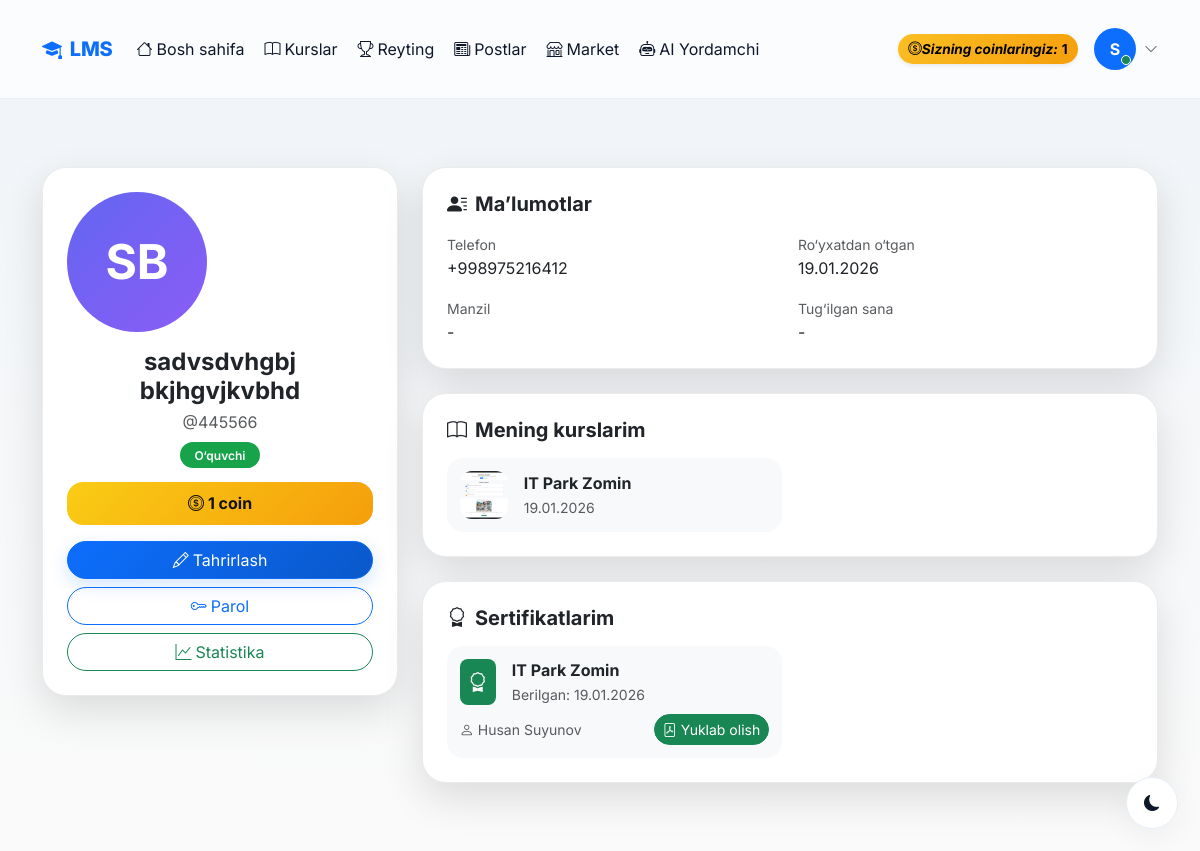
Before: /profile/ (signed in) with the older database file.
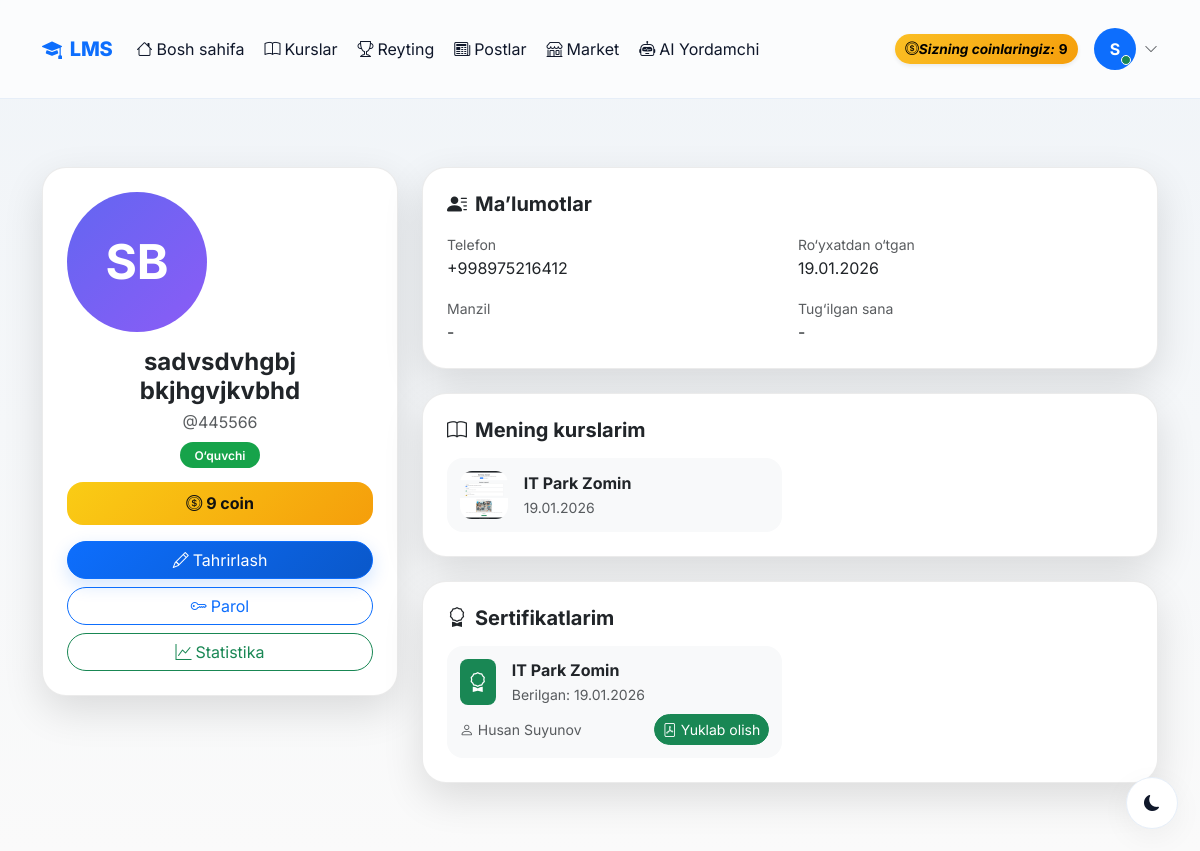
After: the same page with the newer database file.
### accounts/models.py (models this page shows, shortened)
class CustomUser(AbstractUser):
    ROLE_CHOICES = (
        ('admin', 'Admin'),
        ('teacher', 'O\'qituvchi'),
        ('student', 'O\'quvchi'),
    )
    first_name = models.CharField(max_length=100, verbose_name="Ism")
    last_name = models.CharField(max_length=100, verbose_name="Familiya")
    phone = models.CharField(max_length=20, unique=True, verbose_name="Telefon raqam")
    role = models.CharField(max_length=20, choices=ROLE_CHOICES, default='student', verbose_name="Rol")
    photo = models.ImageField(upload_to='profiles/', blank=True, null=True, verbose_name="Profil rasmi")
    profession = models.ForeignKey(Profession, on_delete=models.SET_NULL, null=True, blank=True, related_name='students', verbose_name="Yo'nalish")
    is_blocked = models.BooleanField(default=False, verbose_name="Bloklangan")
    last_activity = models.DateTimeField(null=True, blank=True, verbose_name="Oxirgi faollik")
    bio = models.TextField(blank=True, null=True, verbose_name="O'zi haqida")
    coins = models.IntegerField(default=0, verbose_name="Coinlar")
    total_online_time = models.IntegerField(default=0, verbose_name="Jami online vaqt (daqiqa)")
    address = models.CharField(max_length=300, blank=True, null=True, verbose_name="Yashash manzili")
    birth_date = models.DateField(null=True, blank=True, verbose_name="Tug'ilgan kuni")
    id_card = models.FileField(upload_to='documents/id_cards/', blank=True, null=True, verbose_name="ID karta/Pasport")
    birth_certificate = models.FileField(upload_to='documents/birth_certificates/', blank=True, null=True, verbose_name="Tug'ilganlik haqida guvohnoma")
    @property
    def is_admin(self):
        return self.role == 'admin'
    @property
    def is_teacher(self):
        return self.role == 'teacher'
    @property
    def full_name(self):
        return f"{self.first_name} {self.last_name}"
    def get_initials(self):
        first = self.first_name[0] if self.first_name else ''
        last = self.last_name[0] if self.last_name else ''
        return f"{first}{last}".upper()
    class Meta:
        verbose_name = "Foydalanuvchi"
        verbose_name_plural = "Foydalanuvchilar"

### accounts/views.py (the view)
# urls.py: path('profile/', views.profile_view, name='profile'),
@login_required
def profile_view(request):
    certificates = Certificate.objects.filter(student=request.user)
    enrollments = request.user.enrollments.all()
    return render(request, 'accounts/profile.html', {
        'certificates': certificates,
        'enrollments': enrollments,
    })

### accounts/management/commands/check_birthdays.py (called while the page is built, shortened)
    def handle(self, *args, **kwargs):
        today = timezone.now().date()
        users = CustomUser.objects.filter(birth_date__day=today.day, birth_date__month=today.month)
        if not users.exists():
            self.stdout.write(self.style.SUCCESS('No birthdays today.'))
            return

### accounts/templates/accounts/profile.html (shortened to what this page needs)
{% extends 'accounts/base.html' %}
{% block content %}
<div class="container py-5 profile-wrap">
<div class="row g-4">
<div class="col-lg-4">
<div class="p-card p-4 text-center">
    {% if user.photo %}
        <img src="{{ user.photo.url }}" class="avatar mb-3">
    {% else %}
        <div class="avatar-fallback mb-3">{{ user.get_initials }}</div>
    {% endif %}
    <h4 class="fw-bold mb-1">{{ user.full_name }}</h4>
    <p class="text-muted mb-2">@{{ user.username }}</p>
    <span class="role-pill
        {% if user.role == 'admin' %}role-admin
        {% elif user.role == 'teacher' %}role-teacher
        {% else %}role-student{% endif %}">
        {% if user.role == 'admin' %}Admin
        {% elif user.role == 'teacher' %}O‘qituvchi
        {% else %}O‘quvchi{% endif %}
    </span>
    <div class="coin-box my-3">
        <i class="bi bi-coin me-1"></i>{{ user.coins }} coin
    </div>
    <div class="d-grid gap-2 mt-3">
        <a href="{% url 'profile_edit' %}" class="btn btn-primary rounded-pill">
            <i class="bi bi-pencil me-1"></i>Tahrirlash
        </a>
        <a href="{% url 'change_password' %}" class="btn btn-outline-primary rounded-pill">
            <i class="bi bi-key me-1"></i>Parol
        </a>
        <a href="{% url 'my_statistics' %}" class="btn btn-outline-success rounded-pill">
            <i class="bi bi-graph-up me-1"></i>Statistika
        </a>
    </div>
</div>
</div>
<div class="col-lg-8 d-flex flex-column gap-4">
<div class="p-card p-4">
<h5 class="fw-bold mb-3">
    <i class="bi bi-person-lines-fill me-2"></i>Ma’lumotlar
</h5>
<div class="row g-3">
<div class="col-md-6">
    <small class="text-muted">Telefon</small>
    <div>{{ user.phone }}</div>
</div>
<div class="col-md-6">
    <small class="text-muted">Ro‘yxatdan o‘tgan</small>
    <div>{{ user.date_joined|date:"d.m.Y" }}</div>
</div>
<div class="col-md-6">
    <small class="text-muted">Manzil</small>
    <div>{% if user.address %}{{ user.address }}{% else %}-{% endif %}</div>
</div>
<div class="col-md-6">
    <small class="text-muted">Tug‘ilgan sana</small>
    <div>{% if user.birth_date %}{{ user.birth_date|date:"d.m.Y" }}{% else %}-{% endif %}</div>
</div>
</div>
</div>
{% if enrollments %}
<div class="p-card p-4">
<h5 class="fw-bold mb-3">
    <i class="bi bi-book me-2"></i>Mening kurslarim
</h5>
<div class="row g-3">
{% for enrollment in enrollments %}
<div class="col-md-6">
<a href="{% url 'profession_detail' enrollment.profession.pk %}" class="text-decoration-none text-body">
<div class="mini-item d-flex align-items-center gap-3">
    <img src="{{ enrollment.profession.photo.url }}"
         style="width:48px;height:48px;border-radius:12px;object-fit:cover">
    <div>
        <b>{{ enrollment.profession.name }}</b><br>
        <small class="text-muted">{{ enrollment.enrolled_at|date:"d.m.Y" }}</small>
    </div>
</div>
</a>
</div>
{% endfor %}
</div>
</div>
{% endif %}
<div class="p-card p-4">
<h5 class="fw-bold mb-3">
    <i class="bi bi-award me-2"></i>Sertifikatlarim
</h5>
{% if certificates %}
<div class="row g-3">
{% for cert in certificates %}
<div class="col-md-6">
<div class="mini-item">
    <div class="d-flex align-items-center gap-3 mb-2">
        <div class="bg-success text-white rounded-3 p-2">
            <i class="bi bi-award fs-5"></i>
        </div>
        <div>
            <b>{{ cert.profession.name }}</b><br>
            <small class="text-muted">Berilgan: {{ cert.issued_at|date:"d.m.Y" }}</small>
        </div>
    </div>
    <div class="d-flex justify-content-between align-items-center small text-muted">
        <span><i class="bi bi-person me-1"></i>{{ cert.issued_by.full_name }}</span>
        <a href="{{ cert.file.url }}" target="_blank" download
           class="btn btn-sm btn-success rounded-pill">
            <i class="bi bi-file-pdf me-1"></i>Yuklab olish
        </a>
    </div>
</div>
</div>
{% endfor %}
</div>
{% else %}
<div class="text-center py-4 text-muted">
    <i class="bi bi-award display-6"></i>
    <p class="mt-2 mb-0">Hozircha sertifikatlar yo‘q</p>
</div>
{% endif %}
</div>
</div>
</div>
</div>
{% endblock %}

### accounts/templates/accounts/base.html (shortened to what the changed rows need)
<!DOCTYPE html>
<html lang="uz" data-bs-theme="light">
<head>
    {% load static %}
    <link rel="stylesheet" href="{% static 'effects/weather_effect.css' %}">
    <link rel="stylesheet" href="{% static 'css/base.css' %}">
    <link href="https://cdn.jsdelivr.net/npm/bootstrap@5.3.2/dist/css/bootstrap.min.css" rel="stylesheet">
    <link href="https://cdn.jsdelivr.net/npm/bootstrap-icons@1.11.1/font/bootstrap-icons.css" rel="stylesheet">
</head>
<body>
    {% if user.is_authenticated %}
    <nav class="navbar navbar-expand-lg sticky-top">
        <div class="container main-container">
            <a class="navbar-brand d-flex align-items-center gap-2" href="{% url 'home' %}">
                <i class="bi bi-mortarboard-fill"></i>
                <span>LMS</span>
            </a>
            <div class="collapse navbar-collapse" id="navbarNav">
                <ul class="navbar-nav me-auto mb-2 mb-lg-0 align-items-lg-center gap-lg-1">
                    <li class="nav-item">
                        <a class="nav-link {% if request.resolver_match.url_name == 'home' %}active{% endif %}"
                            href="{% url 'home' %}">
                            <i class="bi bi-house me-1"></i>Bosh sahifa
                        </a>
                    </li>
                    <li class="nav-item">
                        <a class="nav-link {% if request.resolver_match.url_name and 'profession' in request.resolver_match.url_name %}active{% endif %}"
                            href="{% url 'professions' %}">
                            <i class="bi bi-book me-1"></i>Kurslar
                        </a>
                    </li>
                    <li class="nav-item">
                        <a class="nav-link {% if request.resolver_match.url_name == 'leaderboard' %}active{% endif %}"
                            href="{% url 'leaderboard' %}">
                            <i class="bi bi-trophy me-1"></i>Reyting
                        </a>
                    </li>
                    <li class="nav-item">
                        <a class="nav-link {% if request.resolver_match.app_names and 'blog' in request.resolver_match.app_names %}active{% endif %}"
                            href="{% url 'blog:post_list' %}">
                            <i class="bi bi-newspaper me-1"></i>Postlar
                        </a>
                    </li>
                    <li class="nav-item">
                        <a class="nav-link {% if 'market' in request.resolver_match.url_name %}active{% endif %}"
                            href="{% url 'coin:market_list' %}">
                            <i class="bi bi-shop me-1"></i>Market
                        </a>
                    </li>
                    <li class="nav-item">
                        <a class="nav-link {% if 'ai_yordamchi' in request.resolver_match.app_names %}active{% endif %}"
                            href="{% url 'ai_yordamchi:chat_home' %}">
                            <i class="bi bi-robot me-1"></i>AI Yordamchi
                        </a>
                    </li>
                </ul>
                <div class="d-flex align-items-center gap-3">
                    <div class="coin-badge d-flex align-items-center gap-1 shadow-sm" title="Sizning coinlaringiz">
                        <i class="bi bi-coin">Sizning coinlaringiz: </i>
                        {{ user.coins|default:0 }}
                    </div>
                    <div class="dropdown">
                        <a class="d-flex align-items-center gap-2 text-decoration-none" data-bs-toggle="dropdown"
                            aria-expanded="false" role="button">
                            <div class="position-relative">
                                {% if user.profile.image and user.profile.image.url %}
                                <img src="{{ user.profile.image.url }}" class="rounded-circle shadow-sm"
                                    style="width:42px;height:42px;object-fit:cover"
                                    alt="{{ user.get_full_name|default:user.username }}">
                                {% elif user.avatar_url %}
                                <img src="{{ user.avatar_url }}" class="rounded-circle shadow-sm"
                                    style="width:42px;height:42px;object-fit:cover"
                                    alt="{{ user.get_full_name|default:user.username }}">
                                {% else %}
                                <div class="rounded-circle bg-primary text-white d-flex align-items-center justify-content-center fw-bold"
                                    style="width:42px;height:42px;">
                                    {{ user.get_full_name|default:user.username|slice:":1"|upper }}
                                </div>
                                {% endif %}
                                <span
                                    class="position-absolute bottom-0 end-0 translate-middle p-1 bg-success border border-white rounded-circle"></span>
                            </div>
                            <i class="bi bi-chevron-down small text-muted"></i>
                        </a>
                    </div>
                </div>
            </div>
        </div>
    </nav>
    {% endif %}
    <main class="main-container">
        {% block content %}{% endblock %}
    </main>
</body>
</html>

Changed rows visible on the page:
changed CustomUser "SB": coins "1" → "9"
